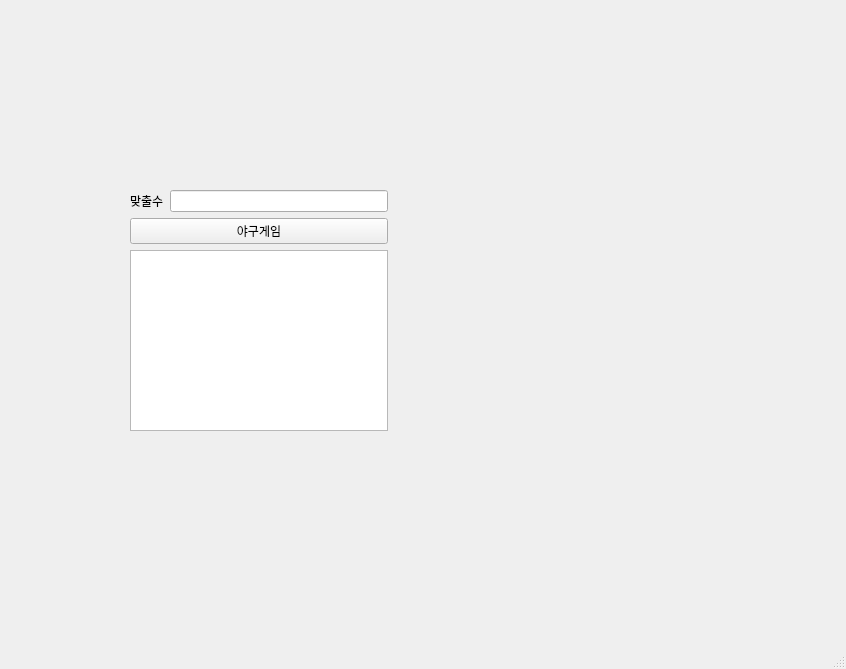
<?xml version="1.0" encoding="UTF-8"?>
<ui version="4.0">
 <class>MainWindow</class>
 <widget class="QMainWindow" name="MainWindow">
  <property name="geometry">
   <rect>
    <x>0</x>
    <y>0</y>
    <width>846</width>
    <height>669</height>
   </rect>
  </property>
  <property name="windowTitle">
   <string>MainWindow</string>
  </property>
  <widget class="QWidget" name="centralwidget">
   <widget class="QWidget" name="">
    <property name="geometry">
     <rect>
      <x>130</x>
      <y>190</y>
      <width>258</width>
      <height>241</height>
     </rect>
    </property>
    <layout class="QVBoxLayout" name="verticalLayout">
     <item>
      <layout class="QHBoxLayout" name="horizontalLayout">
       <item>
        <widget class="QLabel" name="te">
         <property name="text">
          <string>맞출수</string>
         </property>
        </widget>
       </item>
       <item>
        <widget class="QLineEdit" name="le"/>
       </item>
      </layout>
     </item>
     <item>
      <widget class="QPushButton" name="pb">
       <property name="text">
        <string>야구게임</string>
       </property>
      </widget>
     </item>
     <item>
      <widget class="QPlainTextEdit" name="pte"/>
     </item>
    </layout>
   </widget>
  </widget>
  <widget class="QMenuBar" name="menubar">
   <property name="geometry">
    <rect>
     <x>0</x>
     <y>0</y>
     <width>846</width>
     <height>21</height>
    </rect>
   </property>
  </widget>
  <widget class="QStatusBar" name="statusbar"/>
 </widget>
 <resources/>
 <connections/>
</ui>
